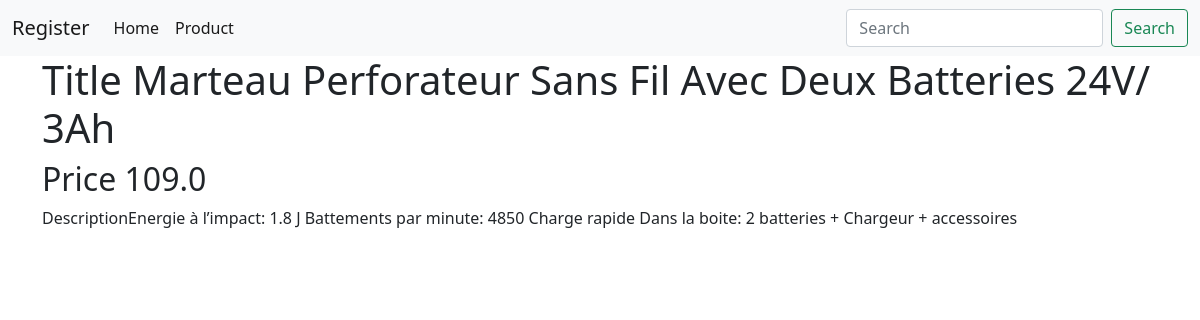
Screenshot of /ecomapp/marteau/ with the database file from the repository.
### ecomapp/models.py (models this page shows, shortened)
class Product(models.Model):
    category = models.ForeignKey(Category,related_name='products', on_delete=models.CASCADE)
    title = models.CharField(max_length=200)
    slug = models.SlugField(max_length=200)
    description = models.TextField(blank=True,null=True)
    price = models.FloatField()

### ecomapp/views.py (the view)
# urls.py: path('<slug:slug>/', views.DetailProductView.as_view(), name='detail'),
class DetailProductView(generic.DetailView):
    template_name = "detail.html"
    def get_queryset(self):
        return Product.objects.filter()

### ecomapp/templates/detail.html
{% extends "ecomapp/base.html" %}
{% block main %}
    <h1 class="title"> Title {{ product.title}} </h1>
    <h2 class="subtitle">Price {{ product.price}} </h2>
    {% if product.description %}
      <p>Description{{ product.description}}</p>
    {% endif %}
{% endblock %}

### rows the page displays
Product: title "Marteau Perforateur Sans Fil Avec Deux Batteries 24V/ 3Ah", price "109.0", description "Energie à l’impact: 1.8 J Battements par minute: 4850 Charge rapide Dans la boite: 2 batteries + Chargeur + accessoires"
